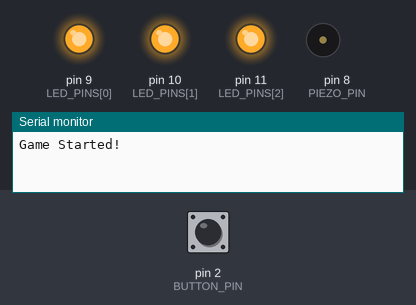
The sketch below on a simulated Arduino Uno, built with avr-gcc and run on an emulated ATmega328P. Parts: output pins drawn as LEDs (lit = HIGH), buzzer (waves = sounding), the last lines printed to the serial monitor. The test bench sets the inputs (shaded band); at power-on: pin 2 (BUTTON_PIN) HIGH.

Above: at 1.8 s.
1.9 s: pin 2 (BUTTON_PIN) pulled LOW for 0.15 s
At 2.9 s:
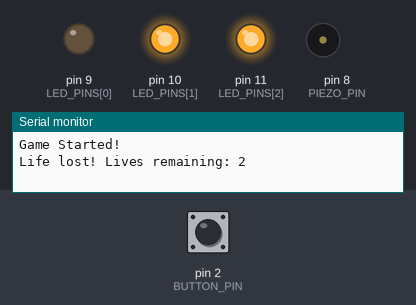
4.9 s: pin 2 (BUTTON_PIN) pulled LOW for 1 s
At 6.4 s:
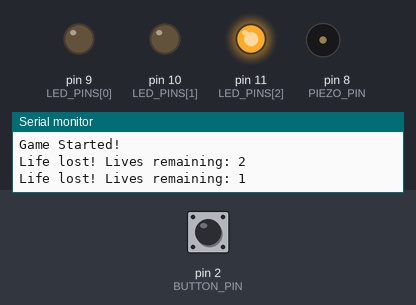
7.9 s: pin 2 (BUTTON_PIN) pulled LOW for 0.15 s
At 13.1 s:
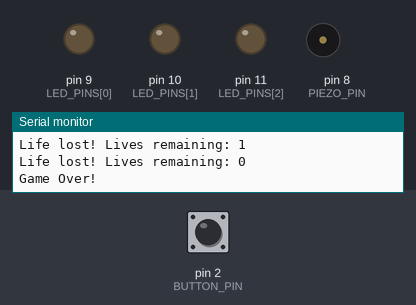
Timing chart, 0 to 18.6 s (numbered marks = the images above; inputs shaded):
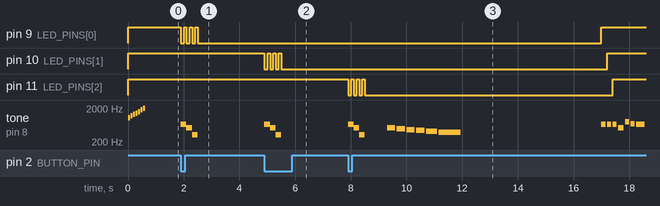

The sketch:

buzz-game.ino
```cpp
// Arduino Buzz Game

const int LED_PINS[] = {9, 10, 11}; // Anode (Cathode 220 res to ground)
const int NUM_LEDS = 3;
const int BUTTON_PIN = 2;
const int PIEZO_PIN = 8;

const int INITIAL_LIVES = 3;
const unsigned long DEBOUNCE_DELAY = 1000; // Gives the player a moment to react and avoid accidental double touches

// Music and sound effects (frequencies in Hz)
const int POWER_UP_FREQ[] = {1047, 1175, 1319, 1397, 1568, 1760, 1976};
const int LIFE_LOST_FREQ[] = {659, 523, 330};
const int GAME_OVER_FREQ[] = {523, 494, 466, 440, 415, 392};
const int GAME_OVER_DURATIONS[] = {300, 300, 300, 300, 400, 800};
const int GAME_START_FREQ[] = {659, 659, 659, 523, 784, 698, 659};
const int GAME_START_DURATIONS[] = {150, 150, 150, 200, 150, 150, 300};

// Timing constants
const int LIFE_LOST_TONE_DURATION = 200;
const int LIFE_LOST_LED_ON_DELAY = 120;
const int LIFE_LOST_LED_OFF_DELAY = 80;
const int GAME_OVER_WAIT_MS = 5000;
const int GAME_START_LED_COUNT = 3;
const int POWER_UP_TONE_DURATION = 80;
const int POWER_UP_TONE_DELAY = 90;

// State
int lives = INITIAL_LIVES;
bool lastButtonState = HIGH;
bool buttonPressed = false;
unsigned long lastDebounceTime = 0;


// Initializes hardware, sets pin modes, starts serial, and plays the game start sound.
void setup() {
  for (int i = 0; i < NUM_LEDS; i++) {
    pinMode(LED_PINS[i], OUTPUT);
    digitalWrite(LED_PINS[i], HIGH); // Start with all LEDs on
  }
  pinMode(BUTTON_PIN, INPUT_PULLUP);
  pinMode(PIEZO_PIN, OUTPUT);
  playGameStartSound();
  Serial.begin(9600);
  Serial.println("Game Started!");
}


// Main game loop: checks for button press, handles life loss, and triggers game over.
void loop() {
  if (checkButtonPress()) {
    if (lives > 0) {
      loseLife();
      lives--;
      Serial.print("Life lost! Lives remaining: ");
      Serial.println(lives);

      if (lives == 0) {
        delay(800);
        gameOver();
      }
    }
  }
}


// Checks if the button was pressed with debounce logic.
bool checkButtonPress() {
  bool currentButtonState = digitalRead(BUTTON_PIN);
  unsigned long currentTime = millis();

  // Button pressed (LOW) and was not pressed before, and debounce time has passed
  if (currentButtonState == LOW && lastButtonState == HIGH && (currentTime - lastDebounceTime > DEBOUNCE_DELAY)) {
    lastDebounceTime = currentTime;
    lastButtonState = currentButtonState;
    return true;
  }

  lastButtonState = currentButtonState;
  return false;
}


// Handles losing a life: plays sound, blinks LED, and updates state.
void loseLife() {
  int ledIndex = NUM_LEDS - lives;
  for (int i = 0; i < NUM_LEDS; i++) {
    tone(PIEZO_PIN, LIFE_LOST_FREQ[i], LIFE_LOST_TONE_DURATION);
    digitalWrite(LED_PINS[ledIndex], LOW);
    delay(LIFE_LOST_LED_ON_DELAY);
    digitalWrite(LED_PINS[ledIndex], HIGH);
    delay(LIFE_LOST_LED_OFF_DELAY);
  }
  digitalWrite(LED_PINS[ledIndex], LOW);
  noTone(PIEZO_PIN);
}


// Handles game over: plays sound sequence, waits, and resets the game.
void gameOver() {
  Serial.println("Game Over!");
  for (int i = 0; i < 6; i++) {
    tone(PIEZO_PIN, GAME_OVER_FREQ[i], GAME_OVER_DURATIONS[i]);
    delay(GAME_OVER_DURATIONS[i] + 50);
  }
  noTone(PIEZO_PIN);
  delay(GAME_OVER_WAIT_MS);
  resetGame();
}


// Resets the game state and LEDs, and plays the game start sound sequence.
void resetGame() {
  Serial.println("Game Reset!");
  lives = INITIAL_LIVES;
  for (int i = 0; i < GAME_START_LED_COUNT; i++) {
    digitalWrite(LED_PINS[i], HIGH);
    tone(PIEZO_PIN, GAME_START_FREQ[i], GAME_START_DURATIONS[i]);
    delay(GAME_START_DURATIONS[i] + 50);
  }
  for (int i = GAME_START_LED_COUNT; i < 7; i++) {
    tone(PIEZO_PIN, GAME_START_FREQ[i], GAME_START_DURATIONS[i]);
    delay(GAME_START_DURATIONS[i] + 50);
  }
  noTone(PIEZO_PIN);
  Serial.println("Ready to play again!");
}


// Plays the power-up sound sequence at the start of the game.
void playGameStartSound() {
  for (int i = 0; i < 7; i++) {
    tone(PIEZO_PIN, POWER_UP_FREQ[i], POWER_UP_TONE_DURATION);
    delay(POWER_UP_TONE_DELAY);
  }
  noTone(PIEZO_PIN);
}


// ------------------------------------------------------------
// Hi Tom! Here are some notes to help you understand this script:
// ------------------------------------------------------------
//
// - setup() runs once when the Arduino is powered on or reset. It sets up the pins and starts the game.
// - loop() runs over and over, checking if the button is pressed and handling the game logic.
// - pinMode(pin, mode) tells the Arduino if a pin is for input (like a button) or output (like an LED).
// - digitalWrite(pin, value) turns an LED on (HIGH) or off (LOW).
// - digitalRead(pin) checks if a button is pressed (LOW) or not (HIGH).
// - tone(pin, frequency, duration) makes a sound on the buzzer at a certain pitch for a certain time.
// - delay(ms) pauses the program for a number of milliseconds (1000 ms = 1 second).
// - Serial.print/Serial.println lets you see messages if you connect the Arduino to a computer and open the Serial Monitor.
//
// Some ideas to try next:
// - Change the number of lives (INITIAL_LIVES) to make the game easier or harder.
// - Change the LED pins or add more LEDs for extra effects.
// - Change the sounds by editing the numbers in the *_FREQ or *_DURATIONS arrays.
// - Add a new button to reset the game or do something special.
// - Make the game faster or slower by changing the delay values.
// - Add a "win" condition or a score counter.
```

Measured:
- after the input at 1.9 s, pin 9 (LED_PINS[0]): alternates HIGH for 0.08 s and LOW for 0.12 s, 7 changes in all, then stays LOW, starting at once; tone on pin 8 (PIEZO_PIN): silent → 659 Hz at once, → 523 Hz 0.20 s later, → 330 Hz 0.20 s later, → silent 0.20 s later
- after the input at 4.9 s, pin 10 (LED_PINS[1]): alternates HIGH for 0.08 s and LOW for 0.12 s, 7 changes in all, then stays LOW, starting at once; tone on pin 8 (PIEZO_PIN): silent → 659 Hz at once, → 523 Hz 0.20 s later, → 330 Hz 0.20 s later, → silent 0.20 s later
- after the input at 7.9 s, pin 9 (LED_PINS[0]): LOW → HIGH after 9.1 s; pin 10 (LED_PINS[1]): LOW → HIGH after 9.3 s
